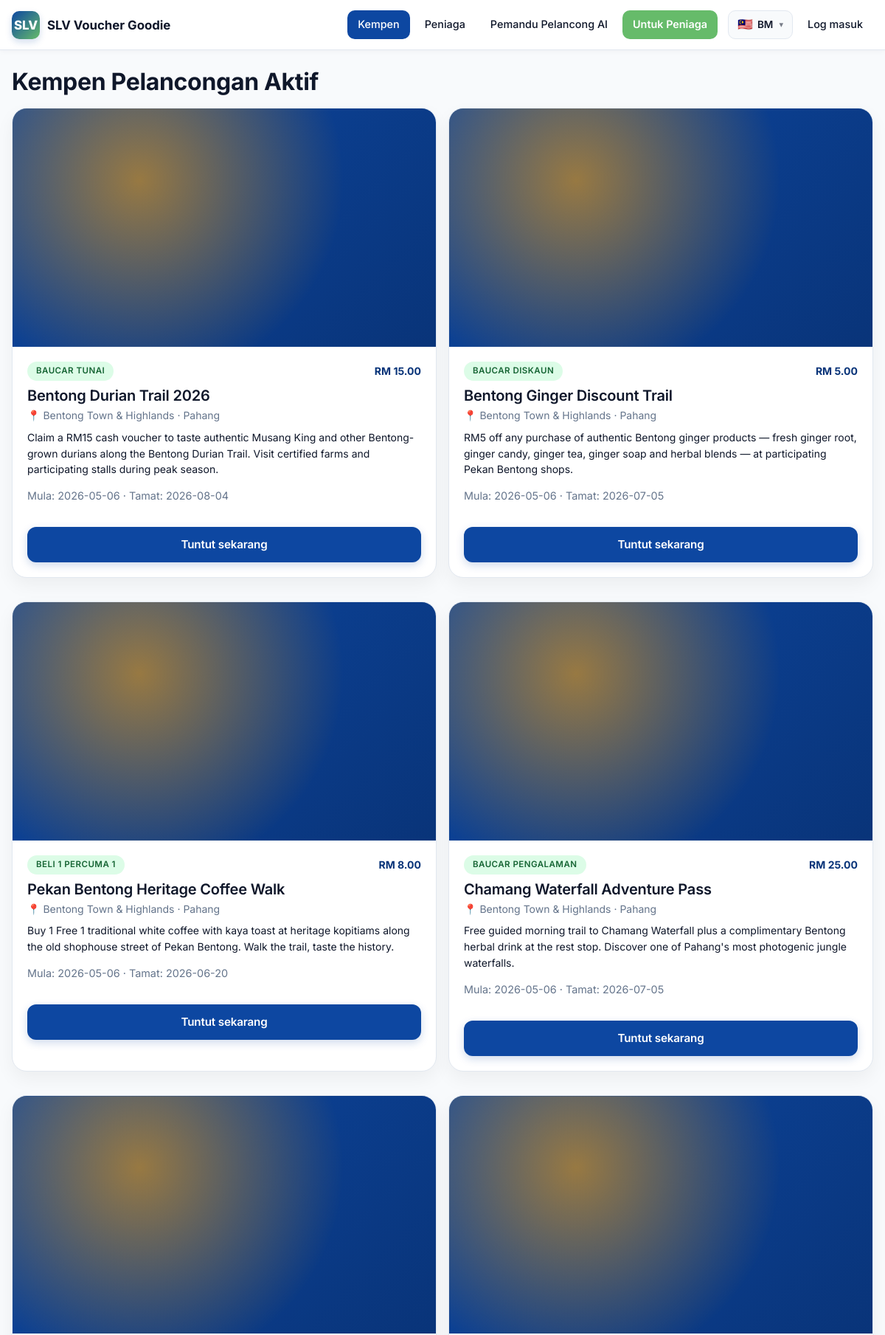
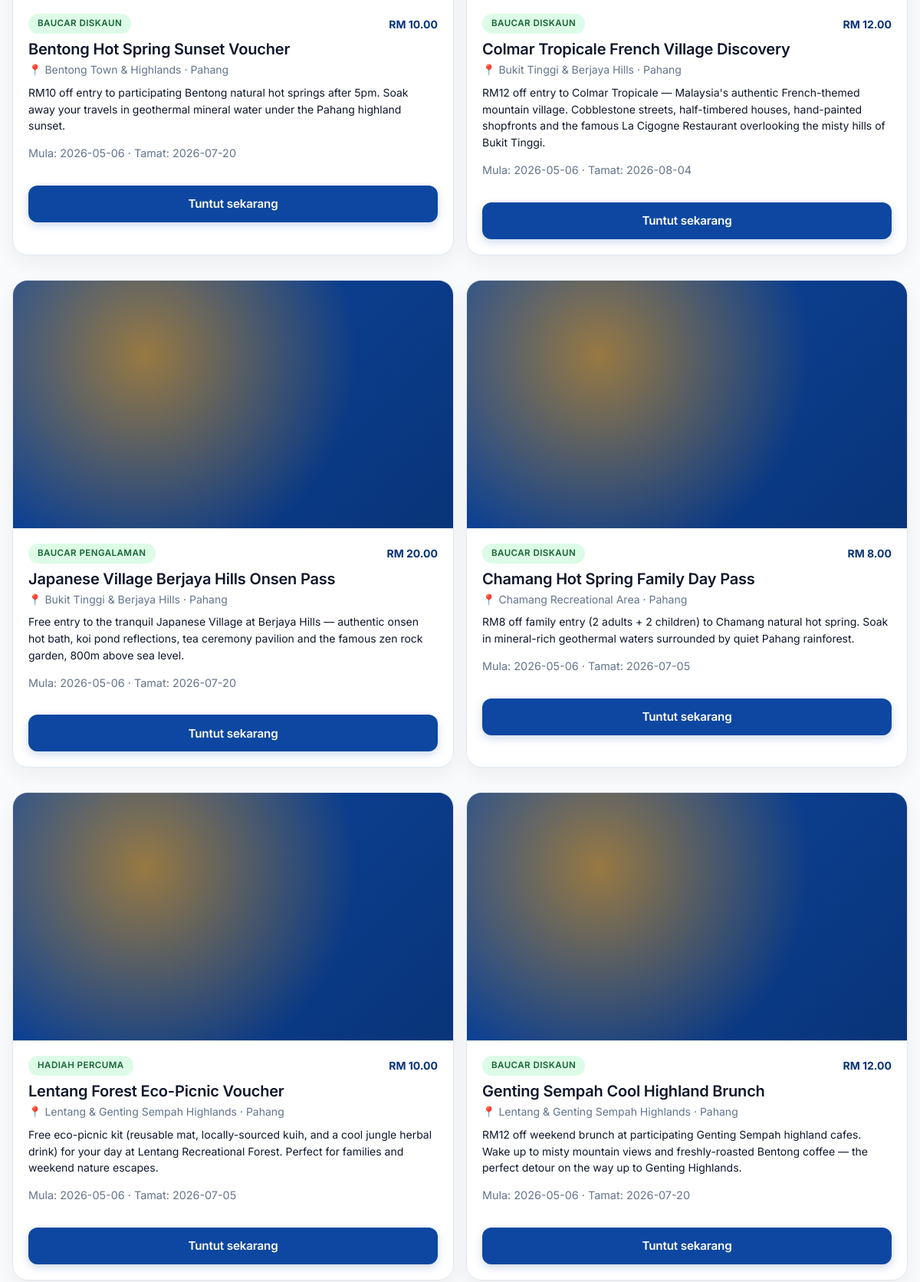
Page /campaigns (upper part) on the committed database (2 pictures, top to bottom).
### tables this page shows
CREATE TABLE campaigns (
  id             BIGINT UNSIGNED NOT NULL AUTO_INCREMENT,
  location_id    BIGINT UNSIGNED DEFAULT NULL,
  campaign_name  VARCHAR(180) NOT NULL,
  slug           VARCHAR(180) NOT NULL,
  description    TEXT,
  voucher_type   ENUM('cash','discount','free_gift','b1f1','experience','tourism','festival') NOT NULL DEFAULT 'cash',
  voucher_value  DECIMAL(10,2) NOT NULL DEFAULT 0.00,
  start_date     DATE DEFAULT NULL,
  end_date       DATE DEFAULT NULL,
  banner_image   VARCHAR(255) DEFAULT NULL,
  claim_limit    INT UNSIGNED NOT NULL DEFAULT 0,  
  terms          TEXT,
  status         ENUM('draft','active','ended','paused') NOT NULL DEFAULT 'draft',
  created_at     DATETIME NOT NULL DEFAULT CURRENT_TIMESTAMP,
  PRIMARY KEY (id),
  UNIQUE KEY uniq_campaigns_slug (slug),
  KEY idx_campaigns_location (location_id),
  CONSTRAINT fk_campaigns_location FOREIGN KEY (location_id) REFERENCES locations(id) ON DELETE SET NULL
);

CREATE TABLE locations (
  id           BIGINT UNSIGNED NOT NULL AUTO_INCREMENT,
  state        VARCHAR(80)  NOT NULL,
  city         VARCHAR(80)  DEFAULT NULL,
  area_name    VARCHAR(120) NOT NULL,
  slug         VARCHAR(80)  NOT NULL,
  description  TEXT,
  banner_image VARCHAR(255) DEFAULT NULL,
  map_link     VARCHAR(500) DEFAULT NULL,
  status       ENUM('active','inactive') NOT NULL DEFAULT 'active',
  created_at   DATETIME NOT NULL DEFAULT CURRENT_TIMESTAMP,
  PRIMARY KEY (id),
  UNIQUE KEY uniq_locations_slug (slug),
  KEY idx_locations_state (state)
);

### app/Core/View.php (called while the page is built, shortened)
<?php
class View
{
    private string $base;
    public function __construct()
    {
        $this->base = SLV_ROOT . '/app/Views/';
    }
    public function render(string $template, array $data = [], ?string $layout = null): string
    {
        $file = $this->base . $template . '.php';
        $data['_user'] = Auth::user();
        $data['_lang'] = Lang::current();
        $data['_flash'] = [
            'success' => flash('success'),
            'error'   => flash('error'),
            'info'    => flash('info'),
        ];
        $data['_errors'] = flash('errors') ?: [];
        $content = $this->capture($file, $data);
        if ($layout === null) {
            if (str_starts_with($template, 'admin/')) {
                $layout = 'layouts/admin';
            } elseif (str_starts_with($template, 'merchant/')) {
                $layout = 'layouts/merchant';
            } elseif (str_starts_with($template, 'errors/')) {
                $layout = 'layouts/public';
            } elseif (!str_starts_with($template, 'layouts/') && !str_starts_with($template, 'partials/')) {
                $layout = 'layouts/public';
            }
        }
        if ($layout) {
            $layoutFile = $this->base . $layout . '.php';
            return $this->capture($layoutFile, array_merge($data, ['content' => $content]));
        }
        return $content;
    }
    private function capture(string $file, array $data): string
    {
        extract($data, EXTR_SKIP);
        require $file;
        return (string) ob_get_clean();
    }
}

### app/Controllers/HomeController.php (called while the page is built, shortened)
<?php
class HomeController extends Controller
{
    public function campaigns(array $params): void
    {
        $this->render('public/campaigns', [
            'title'     => __('campaign.list_title'),
            'campaigns' => Campaign::active(),
            'locations' => Location::active(),
        ]);
    }
}

### public/index.php (called while the page is built, shortened)
<?php
require SLV_ROOT . '/config/config.php';
require SLV_ROOT . '/app/Core/helpers.php';
$router = new \App\Core\Router();
$router->dispatch();

### app/Core/Lang.php (called while the page is built, shortened)
<?php
class Lang
{
    private static array $messages = [];
    public static function boot(): void
    {
        $default = config('config.lang.default', 'en');
        $current = $_SESSION['lang'] ?? $default;
        $file = SLV_ROOT . '/app/Lang/' . $current . '.php';
        $fallback = SLV_ROOT . '/app/Lang/en.php';
        $messages = is_file($fallback) ? require $fallback : [];
        if ($current !== 'en' && is_file($file)) {
            $messages = array_replace_recursive($messages, require $file);
        }
        self::$messages = $messages;
    }
    public static function get(string $key, array $replace = []): string
    {
        $segments = explode('.', $key);
        $value = self::$messages;
        foreach ($segments as $segment) {
            $value = $value[$segment];
        }
        foreach ($replace as $k => $v) {
            $value = str_replace(':' . $k, (string) $v, $value);
        }
        return $value;
    }
}

### app/Core/helpers.php (called while the page is built, shortened)
<?php
if (!function_exists('config')) {
    function config(string $key, mixed $default = null): mixed
    {
        static $cache = [];
        [$file, $path] = array_pad(explode('.', $key, 2), 2, null);
        if (!isset($cache[$file])) {
            $full = SLV_ROOT . '/config/' . $file . '.php';
            $cache[$file] = is_file($full) ? require $full : [];
        }
        if ($path === null) {
            return $cache[$file];
        }
        $value = $cache[$file];
        foreach (explode('.', $path) as $segment) {
            $value = $value[$segment];
        }
        return $value;
    }
}
if (!function_exists('e')) {
    function e(?string $value): string
    {
        return htmlspecialchars((string) $value, ENT_QUOTES | ENT_SUBSTITUTE, 'UTF-8');
    }
}
if (!function_exists('url')) {
    function url(string $path = '/'): string
    {
        $base = (string) config('config.url', '');
        return $base . '/' . ltrim($path, '/');
    }
}
if (!function_exists('__')) {
    function __(string $key, array $replace = []): string
    {
        return \App\Core\Lang::get($key, $replace);
    }
}
if (!function_exists('rm')) {
    function rm(float|int|string|null $value): string
    {
        return 'RM ' . number_format((float) $value, 2);
    }
}

### config/config.php (called while the page is built, shortened)
<?php
if (!function_exists('env')) {
    function env(string $key, mixed $default = null): mixed
    {
        $value = $_ENV[$key] ?? getenv($key);
        if ($value === false || $value === null || $value === '') {
            return $default;
        }
        return match (strtolower((string) $value)) {
            'true', '(true)'   => true,
            'false', '(false)' => false,
            'null', '(null)'   => null,
            default            => $value,
        };
    }
}

### config/database.php (called while the page is built)
<?php
return [
    'driver'   => 'mysql',
    'host'     => env('DB_HOST', '127.0.0.1'),
    'port'     => (int) env('DB_PORT', 3306),
    'database' => env('DB_DATABASE', 'slv_voucher'),
    'username' => env('DB_USERNAME', 'root'),
    'password' => env('DB_PASSWORD', ''),
    'charset'  => 'utf8mb4',
    'collation' => 'utf8mb4_unicode_ci',
];

### app/Core/Database.php (called while the page is built, shortened)
<?php
class Database
{
    private static ?PDO $pdo = null;
    public static function pdo(): PDO
    {
        if (self::$pdo instanceof PDO) {
            return self::$pdo;
        }
        $cfg = config('database');
        $dsn = sprintf(
            '%s:host=%s;port=%d;dbname=%s;charset=%s',
            $cfg['driver'],
            $cfg['host'],
            $cfg['port'],
            $cfg['database'],
            $cfg['charset']
        );
        try {
            self::$pdo = new PDO($dsn, $cfg['username'], $cfg['password'], [
                PDO::ATTR_ERRMODE            => PDO::ERRMODE_EXCEPTION,
                PDO::ATTR_DEFAULT_FETCH_MODE => PDO::FETCH_ASSOC,
                PDO::ATTR_EMULATE_PREPARES   => false,
            ]);
        } catch (PDOException $e) {
            throw new \RuntimeException('Database connection failed: ' . $e->getMessage(), 0, $e);
        }
        return self::$pdo;
    }
    public static function run(string $sql, array $params = []): PDOStatement
    {
        $stmt = self::pdo()->prepare($sql);
        $stmt->execute($params);
        return $stmt;
    }
    public static function all(string $sql, array $params = []): array
    {
        return self::run($sql, $params)->fetchAll();
    }
}

### app/Models/Campaign.php (called while the page is built, shortened)
<?php
class Campaign
{
    public static function active(): array
    {
        return Database::all(
            "SELECT c.*, l.area_name AS location_name, l.slug AS location_slug, l.state AS location_state
             FROM campaigns c LEFT JOIN locations l ON l.id = c.location_id
             WHERE c.status = 'active'
               AND (c.start_date IS NULL OR c.start_date <= CURDATE())
               AND (c.end_date IS NULL OR c.end_date >= CURDATE())
             ORDER BY c.created_at DESC"
        );
    }
}

### app/Views/public/campaigns.php (the view, shortened to what this page needs)
<h1 class="mt-0 mb-2"><?= e(__('campaign.list_title')) ?></h1>
<?php if (empty($campaigns)): ?>
  <div class="card text-center text-muted"><?= e(__('campaign.no_campaigns')) ?></div>
<?php else: ?>
  <div class="grid grid-2">
    <?php foreach ($campaigns as $c): ?>
      <article class="card" style="padding:0; overflow:hidden;">
        <?php if (!empty($c['banner_image'])): ?>
          <div class="campaign-thumb"
               style="background-image: url('<?= e(asset_or_upload($c['banner_image'])) ?>');"></div>
        <?php else: ?>
          <div class="campaign-thumb campaign-thumb-fallback"></div>
        <?php endif; ?>
        <div style="padding:20px;">
        <div class="flex-between mb-1">
          <span class="pill pill-success"><?= e(__('campaign.types.' . $c['voucher_type'])) ?></span>
          <span class="font-bold" style="color:var(--c-primary-dk);"><?= e(rm($c['voucher_value'])) ?></span>
        </div>
        <h2 style="margin:.2em 0;"><?= e($c['campaign_name']) ?></h2>
        <p class="text-muted" style="margin:0 0 6px;">
          📍 <?= e($c['location_name'] ?? '') ?> · <?= e($c['location_state'] ?? '') ?>
        </p>
        <p style="margin:8px 0;"><?= nl2br(e($c['description'] ?? '')) ?></p>
        <p class="text-muted" style="font-size:.9rem;">
          <?= e(__('campaign.starts')) ?>: <?= e($c['start_date'] ?: '—') ?> ·
          <?= e(__('campaign.ends')) ?>: <?= e($c['end_date'] ?: '—') ?>
        </p>
        <a href="<?= e(url('/campaigns/' . $c['id'])) ?>" class="btn btn-primary btn-block mt-2"><?= e(__('campaign.claim_now')) ?></a>
        </div>
      </article>
    <?php endforeach; ?>
  </div>
<?php endif; ?>

### app/Core/Router.php (shortened to what this page needs)
<?php
class Router
{
    private array $routes = [
        'GET' => [], 'POST' => [], 'PUT' => [], 'DELETE' => [],
    ];
    private array $groupMiddleware = [];
    public function group(array $middleware, callable $callback): void
    {
        $previous = $this->groupMiddleware;
        $this->groupMiddleware = array_merge($previous, $middleware);
        $this->groupMiddleware = $previous;
    }
    private function add(string $method, string $path, array $handler, array $middleware): void
    {
        $pattern = preg_replace('#\{([a-zA-Z_][a-zA-Z0-9_]*)\}#', '(?P<$1>[^/]+)', $path);
        $pattern = '#^' . rtrim($pattern, '/') . '/?$#';
        $this->routes[$method][] = [
            'pattern'    => $pattern,
            'handler'    => $handler,
            'middleware' => array_merge($this->groupMiddleware, $middleware),
        ];
    }
    public function dispatch(): void
    {
        $method = $_SERVER['REQUEST_METHOD'] ?? 'GET';
        $uri = parse_url($_SERVER['REQUEST_URI'] ?? '/', PHP_URL_PATH) ?: '/';
        $uri = rtrim($uri, '/') ?: '/';
        foreach ($this->routes[$method] ?? [] as $route) {
            if (preg_match($route['pattern'], $uri, $matches)) {
                $params = array_filter($matches, 'is_string', ARRAY_FILTER_USE_KEY);
                [$controllerClass, $action] = $route['handler'];
                $controller = new $controllerClass();
                $controller->{$action}($params);
                return;
            }
        }
    }
}

### public/assets/css/app.css (style rules this page uses)
:root { --c-primary: #0D47A1; --c-primary-dk: #093479; --c-primary-lt: #EAF6FF; --c-accent: #66BB6A; --c-accent-dk: #4CAF50; --c-accent-lt: #F0FFF4; --c-bg: #F8FAFC; --c-surface: #FFFFFF; --c-text: #0F172A; --c-muted: #64748B; --c-border: #E2E8F0; --c-success: #22C55E; --c-warning: #F59E0B; --c-danger: #EF4444; --c-info: #3B82F6; --r-sm: 10px; --r-md: 12px; --r-lg: 20px; --shadow-sm: 0 2px 6px rgba(15,23,42,.04); --shadow-md: 0 10px 25px rgba(0,0,0,.05); --shadow-lg: 0 20px 40px rgba(15,23,42,.10); }
* { box-sizing: border-box; }
html, body { margin: 0; padding: 0; }
body { font-family: 'Inter', -apple-system, BlinkMacSystemFont, "Segoe UI", "PingFang SC", "Hiragino Sans GB", "Microsoft YaHei", Roboto, "Helvetica Neue", Arial, sans-serif; background: var(--c-bg); color: var(--c-text); font-size: 14px; line-height: 1.55; -webkit-font-smoothing: antialiased; -moz-osx-font-smoothing: grayscale; font-feature-settings: 'cv02', 'cv03', 'cv04', 'cv11'; }
a { color: var(--c-primary); text-decoration: none; transition: color .15s ease; }
h1, h2, h3, h4, h5 { letter-spacing: -0.01em; line-height: 1.2; }
h1 { font-size: 2rem; font-weight: 700; }
h2 { font-size: 1.5rem; font-weight: 600; }
.btn { display: inline-flex; align-items: center; justify-content: center; gap: 8px; padding: 12px 20px; border-radius: 12px; font-weight: 600; font-size: 0.95rem; border: 0; cursor: pointer; font-family: inherit; letter-spacing: -0.01em; transition: transform .12s ease, box-shadow .18s ease, background .15s ease; text-decoration: none; min-height: 48px; }
.btn-primary { background: var(--c-primary); color: #fff; box-shadow: 0 4px 12px rgba(13,71,161,.20); }
.btn-block { width: 100%; }
.card { background: var(--c-surface); border-radius: var(--r-lg); box-shadow: var(--shadow-md); padding: 24px; margin-bottom: 16px; border: 1px solid var(--c-border); transition: transform .18s ease, box-shadow .25s ease; }
.card h2 { margin: 0 0 12px; font-size: 1.25rem; }
.grid { display: grid; gap: 16px; }
.grid-2 { grid-template-columns: 1fr; }
@media (min-width: 720px) { .grid-2 { grid-template-columns: 1fr 1fr; } }
.pill { display: inline-flex; padding: 4px 12px; border-radius: 999px; font-size: .72rem; font-weight: 600; background: var(--c-bg); color: var(--c-muted); text-transform: uppercase; letter-spacing: .04em; }
.pill-success { background: #DCFCE7; color: #166534; }
.campaign-thumb { width: 100%; aspect-ratio: 16 / 9; background-size: cover; background-position: center; background-color: #e2e8f0; }
.campaign-thumb-fallback { background-image: radial-gradient(circle at 30% 30%, rgba(245,158,11,.6), transparent 60%), linear-gradient(135deg, var(--c-primary), var(--c-primary-dk)); }
.text-muted { color: var(--c-muted); }
.mt-0 { margin-top: 0; }
.mt-2 { margin-top: 16px; }
.mb-1 { margin-bottom: 8px; }
.mb-2 { margin-bottom: 16px; }
.flex-between { display: flex; justify-content: space-between; align-items: center; gap: 12px; flex-wrap: wrap; }
.font-bold { font-weight: 700; }

### rows in the picture
campaigns: voucher_type "BAUCAR TUNAI", voucher_value "RM 15.00", campaign_name "Bentong Durian Trail 2026", location.area_name "Bentong Town & Highlands", location.state "Pahang", description "Claim a RM15 cash voucher to taste authentic Musang King and other Bentong-grown durians along the Bentong Durian Trail. Visit certified farms and participating stalls during peak season.", start_date "2026-05-06", end_date "2026-08-04"
campaigns: voucher_type "BAUCAR DISKAUN", voucher_value "RM 5.00", campaign_name "Bentong Ginger Discount Trail", location.area_name "Bentong Town & Highlands", location.state "Pahang", description "RM5 off any purchase of authentic Bentong ginger products — fresh ginger root, ginger candy, ginger tea, ginger soap and herbal blends — at participating Pekan Bentong shops.", start_date "2026-05-06", end_date "2026-07-05"
campaigns: voucher_type "BELI 1 PERCUMA 1", voucher_value "RM 8.00", campaign_name "Pekan Bentong Heritage Coffee Walk", location.area_name "Bentong Town & Highlands", location.state "Pahang", description "Buy 1 Free 1 traditional white coffee with kaya toast at heritage kopitiams along the old shophouse street of Pekan Bentong. Walk the trail, taste the history.", start_date "2026-05-06", end_date "2026-06-20"
campaigns: voucher_type "BAUCAR PENGALAMAN", voucher_value "RM 25.00", campaign_name "Chamang Waterfall Adventure Pass", location.area_name "Bentong Town & Highlands", location.state "Pahang", description "Free guided morning trail to Chamang Waterfall plus a complimentary Bentong herbal drink at the rest stop. Discover one of Pahang's most photogenic jungle waterfalls.", start_date "2026-05-06", end_date "2026-07-05"
campaigns: voucher_type "BAUCAR DISKAUN", voucher_value "RM 10.00", campaign_name "Bentong Hot Spring Sunset Voucher", location.area_name "Bentong Town & Highlands", location.state "Pahang", description "RM10 off entry to participating Bentong natural hot springs after 5pm. Soak away your travels in geothermal mineral water under the Pahang highland sunset.", start_date "2026-05-06", end_date "2026-07-20"
campaigns: voucher_type "BAUCAR DISKAUN", voucher_value "RM 12.00", campaign_name "Colmar Tropicale French Village Discovery", location.area_name "Bukit Tinggi & Berjaya Hills", location.state "Pahang", description "RM12 off entry to Colmar Tropicale — Malaysia's authentic French-themed mountain village. Cobblestone streets, half-timbered houses, hand-painted shopfronts and the famous La Cigogne Restaurant overlooking the misty hills of Bukit Tinggi.", start_date "2026-05-06", end_date "2026-08-04"
campaigns: voucher_type "BAUCAR PENGALAMAN", voucher_value "RM 20.00", campaign_name "Japanese Village Berjaya Hills Onsen Pass", location.area_name "Bukit Tinggi & Berjaya Hills", location.state "Pahang", description "Free entry to the tranquil Japanese Village at Berjaya Hills — authentic onsen hot bath, koi pond reflections, tea ceremony pavilion and the famous zen rock garden, 800m above sea level.", start_date "2026-05-06", end_date "2026-07-20"
campaigns: voucher_type "BAUCAR DISKAUN", voucher_value "RM 8.00", campaign_name "Chamang Hot Spring Family Day Pass", location.area_name "Chamang Recreational Area", location.state "Pahang", description "RM8 off family entry (2 adults + 2 children) to Chamang natural hot spring. Soak in mineral-rich geothermal waters surrounded by quiet Pahang rainforest.", start_date "2026-05-06", end_date "2026-07-05"
campaigns: voucher_type "HADIAH PERCUMA", voucher_value "RM 10.00", campaign_name "Lentang Forest Eco-Picnic Voucher", location.area_name "Lentang & Genting Sempah Highlands", location.state "Pahang", description "Free eco-picnic kit (reusable mat, locally-sourced kuih, and a cool jungle herbal drink) for your day at Lentang Recreational Forest. Perfect for families and weekend nature escapes.", start_date "2026-05-06", end_date "2026-07-05"
campaigns: voucher_type "BAUCAR DISKAUN", voucher_value "RM 12.00", campaign_name "Genting Sempah Cool Highland Brunch", location.area_name "Lentang & Genting Sempah Highlands", location.state "Pahang", description "RM12 off weekend brunch at participating Genting Sempah highland cafes. Wake up to misty mountain views and freshly-roasted Bentong coffee — the perfect detour on the way up to Genting Highlands.", start_date "2026-05-06", end_date "2026-07-20"
